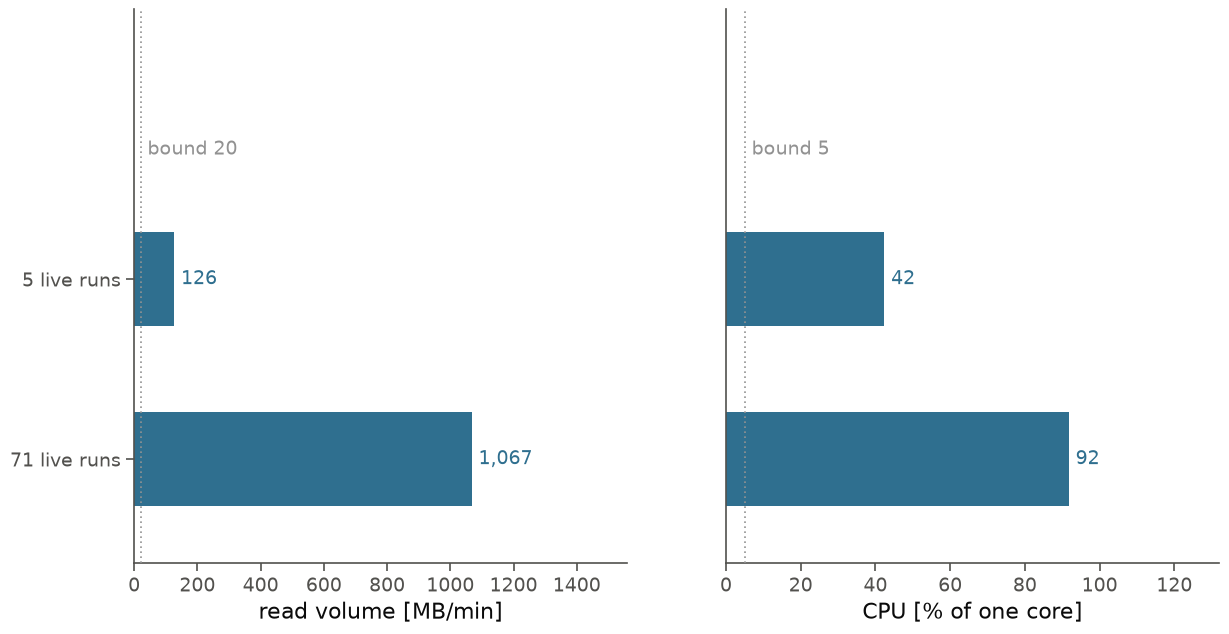

Here is the Python script that generated this plot:
"""Bytes read and CPU spent by one node station, against the cutover bound.

Each arm is a 60 s window on clu-2068 with ``/proc/<pid>/io`` and
``/proc/<pid>/stat`` deltas, the instruments the RCA defines in section 2.
The station ran alone, so every figure is one process.

The bound the cutover must meet is 20 MB/min of read volume and 5 % of one
core for all crew monitor processes together.
"""

from __future__ import annotations

import matplotlib.pyplot as plt
import numpy as np

BOUND_MB_PER_MIN = 20.0
BOUND_CPU_PERCENT = 5.0

ARMS: tuple[tuple[str, float, float], ...] = (
    ("5 live runs", 126.273, 42.332),
    ("71 live runs", 1067.146, 91.714),
)

SUBJECT = "#2f6f8f"
NEUTRAL = "#929292"

WIDTH_IN = 14.0
HEIGHT_IN = 7.2
DPI = 100
LABEL_PT = 16
TICK_PT = 14
BAR_PT = 22


def _arm_axis(axis, values, bound, unit, limit) -> None:
    labels = [arm[0] for arm in ARMS]
    positions = np.arange(len(ARMS))
    axis.barh(positions, values, height=0.52, color=SUBJECT, linewidth=0, zorder=2)
    axis.set_yticks(positions)
    axis.set_yticklabels(labels, fontsize=TICK_PT)
    axis.invert_yaxis()
    axis.set_xlim(0, limit)
    axis.set_xlabel(unit, fontsize=LABEL_PT)
    axis.tick_params(axis="x", labelsize=TICK_PT)
    axis.axvline(bound, color=NEUTRAL, linewidth=1.2, linestyle=(0, (1, 2)), zorder=3)
    axis.annotate(
        f"bound {bound:g}",
        xy=(bound, -0.72),
        xytext=(5, 0),
        textcoords="offset points",
        color=NEUTRAL,
        fontsize=TICK_PT,
        ha="left",
        va="center",
    )
    for position, value in zip(positions, values, strict=True):
        axis.annotate(
            f"{value:,.0f}",
            xy=(value, position),
            xytext=(5, 0),
            textcoords="offset points",
            color=SUBJECT,
            fontsize=TICK_PT,
            ha="left",
            va="center",
        )
    axis.set_ylim(len(ARMS) - 0.42, -1.5)
    axis.spines[["top", "right"]].set_visible(False)


def main() -> None:
    plt.style.use("data-ink")
    figure, (left, right) = plt.subplots(
        1, 2, figsize=(WIDTH_IN, HEIGHT_IN), dpi=DPI, sharey=True
    )
    _arm_axis(
        left,
        [arm[1] for arm in ARMS],
        BOUND_MB_PER_MIN,
        "read volume [MB/min]",
        1560.0,
    )
    _arm_axis(
        right,
        [arm[2] for arm in ARMS],
        BOUND_CPU_PERCENT,
        "CPU [% of one core]",
        132.0,
    )
    right.tick_params(axis="y", labelleft=False, left=False)
    for extension in (".svg", ".png"):
        figure.savefig(
            f"docs/figures/monitor-storage-load-rca/read-volume-against-the-bound{extension}",
            bbox_inches="tight",
            facecolor="white",
        )
    plt.close(figure)


if __name__ == "__main__":
    main()
